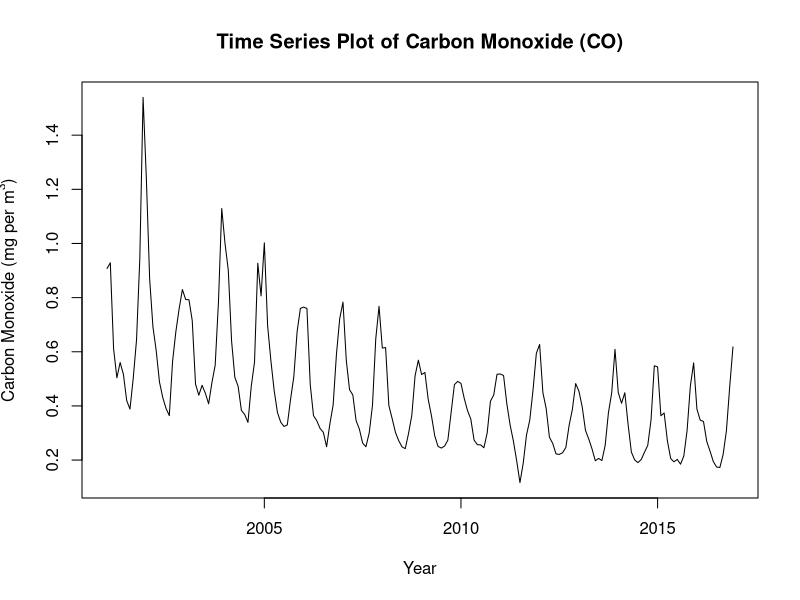
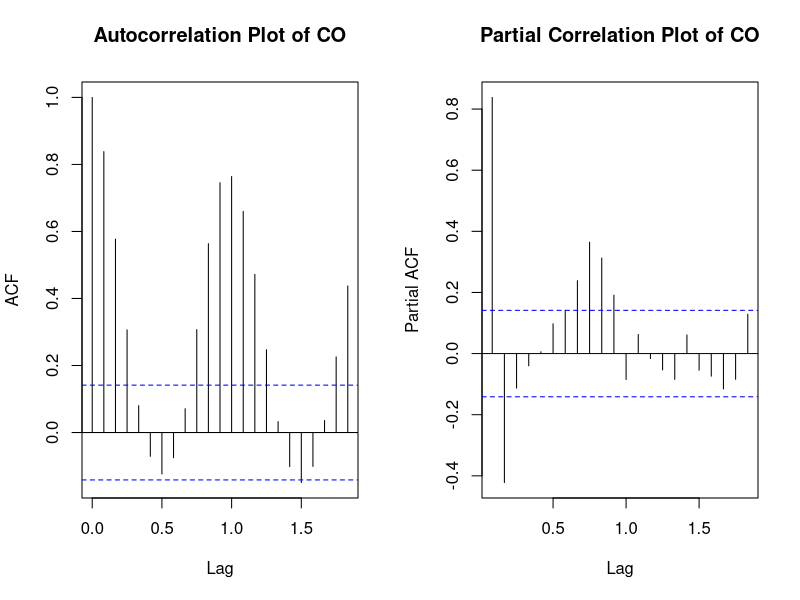
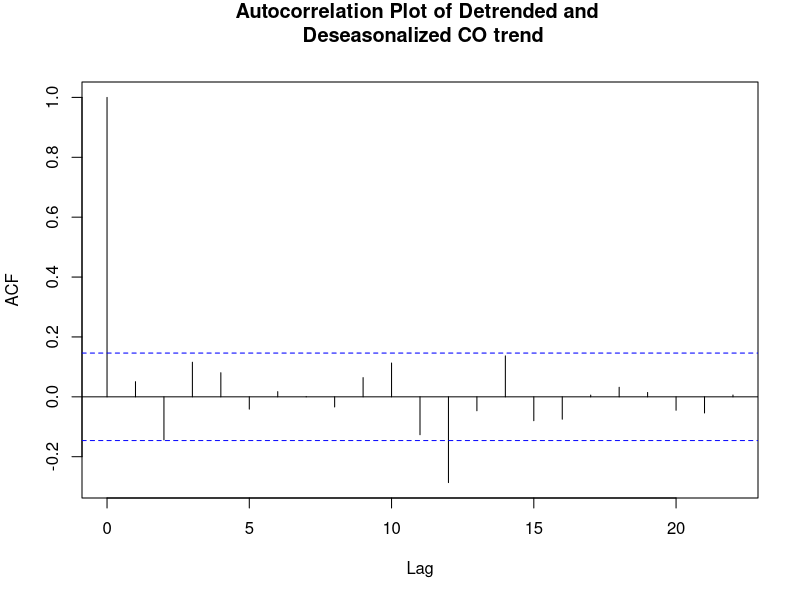
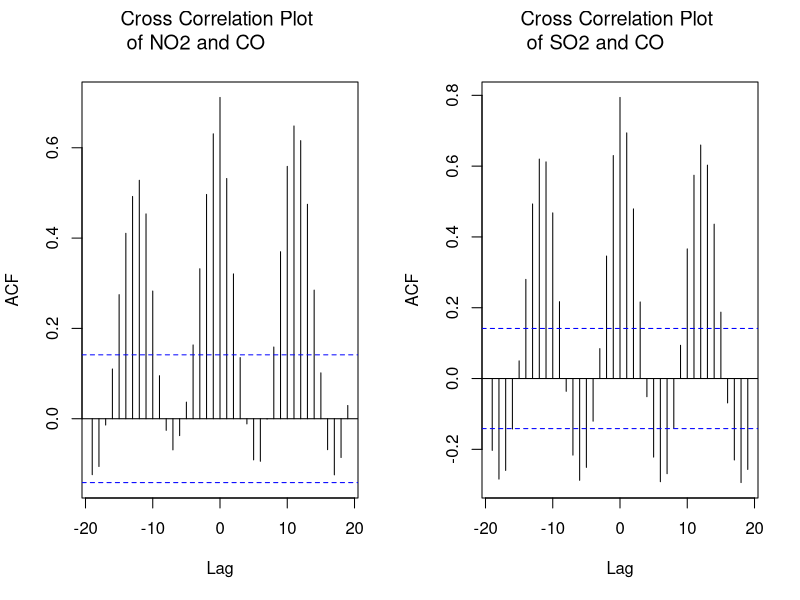
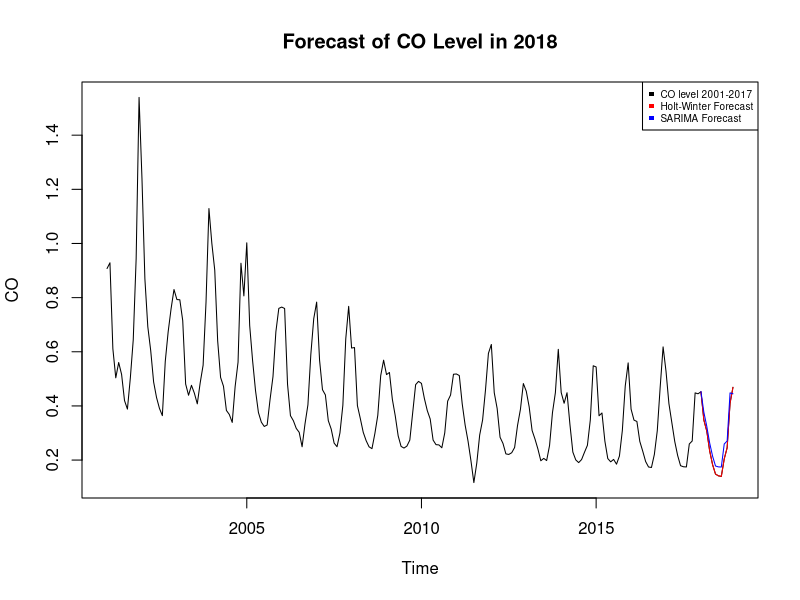
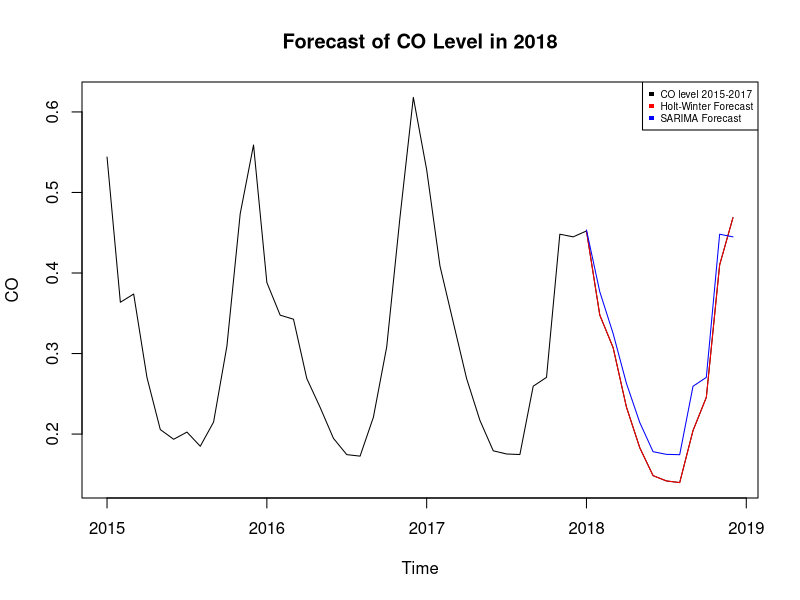

Reproduce these figures in R, in order.
#Save data file in working directory before running the following

#Data
monthly_data <- read.csv("data.csv",header = TRUE)
hold.month<-monthly_data[c(193:nrow(monthly_data)),]
train.month<-monthly_data[c(1:(nrow(monthly_data)-nrow(hold.month))),]
tsSO2 <- ts(train.month$SO2, frequency = 12, start = c(2001,1))
tsCO <- ts(train.month$CO, frequency = 12, start = c(2001,1))
tsNO2 <- ts(train.month$NO2, frequency = 12, start = c(2001,1))
cormat <- cor(monthly_data[c(2,3,4)])
par(mfrow = c(1,1))
plot(tsCO, main ="Time Series Plot of Carbon Monoxide (CO)", xlab = "Year", ylab = expression(paste("Carbon Monoxide (mg per m"^"3",")")))
par(mfrow = c(1,2))
acf(tsCO, main = "Autocorrelation Plot of CO")
pacf(tsCO, main = "Partial Correlation Plot of CO")

#Persistence
nt<-nrow(train.month)
nh<-nrow(hold.month)
mse<-0
fc<-train.month[nt,2] # CO
zt<-hold.month[1,2]
fcerror<-zt-fc
mse<-mse+fcerror^2
for (i in 2:nh){
  fc<-hold.month[i-1,2]
  zt<-hold.month[i,2]
  fcerror<-zt-fc
  mse<-mse+fcerror^2
}
rmse<-sqrt(mse/nh)
fc.persistence <- c(train.month[nt,2],hold.month[1:nh-1,2])

#Average 
cumsum<-sum(train.month[,2])
mse<-0
fc<-cumsum/nt
zt<-hold.month[1,2]
fcerror<-zt-fc
fc.average <- c(rep(NA,12))
fc.average[1] <- fc
mse<-mse+fcerror^2
for (i in 2:nh){
  cumsum<-cumsum+hold.month[i-1,2]
  fc<-cumsum/(nt+i-1)
  fc.average[i] <- fc
  zt<-hold.month[i,2]
  fcerror<-zt-fc
  mse<-mse+fcerror^2
}
rmse<-sqrt(mse/nh)

#Holt-Winters
hw.co <- HoltWinters(tsCO,seasonal='additive')
#print(sqrt(hw.co$SSE/(nrow(train.month)-12))) # in sample rmse = 0.08503725
par(mfrow = c(1,1))
acf(ts(hw.co$fitted[,1]-hw.co$fitted[,2]-hw.co$fitted[,4], start = c(2001,1)),main = "Autocorrelation Plot of Detrended and \n Deseasonalized CO trend", cex.main = 0.75) 

nt<-nrow(train.month)
nh<-nrow(hold.month)
alpha<-hw.co$alpha
beta<-hw.co$beta
gamma<-hw.co$gamma
lev<-hw.co$coefficients[1]
tre<-hw.co$coefficients[2]
s1<-hw.co$coefficients[3]
s2<-hw.co$coefficients[4]
s3<-hw.co$coefficients[5]
s4<-hw.co$coefficients[6]
s5<-hw.co$coefficients[7]
s6<-hw.co$coefficients[8]
s7<-hw.co$coefficients[9]
s8<-hw.co$coefficients[10]
s9<-hw.co$coefficients[11]
s10<-hw.co$coefficients[12]
s11<-hw.co$coefficients[13]
s12<-hw.co$coefficients[14]

sse<-0
fc<-lev+tre+s1
zt<-hold.month[1,2]
newfc<-fc
fc.hw<-vector()
fc.hw[1]<-fc
fcerror<-zt-fc
sse<-sse+fcerror^2
vprev<-lev
bprev<-tre
for(i in 2:nh){
  # d = 12
  d=12
  if ((i-1)%%d==0 ){s=s12}
  if ((i-1)%%d==1 ){s=s1}
  if ((i-1)%%d==2 ){s=s2}
  if ((i-1)%%d==3 ){s=s3}
  if ((i-1)%%d==4 ){s=s4}
  if ((i-1)%%d==5 ){s=s5}
  if ((i-1)%%d==6 ){s=s6}
  if ((i-1)%%d==7 ){s=s7}
  if ((i-1)%%d==8 ){s=s8}
  if ((i-1)%%d==9 ){s=s9}
  if ((i-1)%%d==10 ){s=s10}
  if ((i-1)%%d==11 ){s=s11}
  if ((i-1)%%d==12 ){s=s12}
  
  if (i%%d==0 ){sn=s11}
  if (i%%d==1 ){sn=s1}
  if (i%%d==2 ){sn=s2}
  if (i%%d==3 ){sn=s3}
  if (i%%d==4 ){sn=s4}
  if (i%%d==5 ){sn=s5}
  if (i%%d==6 ){sn=s6}
  if (i%%d==7 ){sn=s7}
  if (i%%d==8 ){sn=s8}
  if (i%%d==9 ){sn=s9}
  if (i%%d==10 ){sn=s10}
  if (i%%d==11 ){sn=s11}
  if (i%%d==12 ){sn=s12}
  
  vnew<-alpha*(hold.month[i-1,2]-s)+(1-alpha)*(vprev+bprev)
  bnew<-beta*(vnew-vprev)+(1-beta)*bprev
  snew<-gamma*(hold.month[i-1,2]-vnew)+(1-gamma)*s
  fc<-vnew+bnew+sn
  fc.hw[i]<-fc
  zt<-hold.month[i,2]
  fcerror<-zt-fc
  sse<-sse+fcerror^2
  vprev<-vnew
  bprev<-bnew
  if ((i-1)%%d==0 ){s12<-snew}
  if ((i-1)%%d==1 ){s1<-snew}
  if ((i-1)%%d==2 ){s2<-snew}
  if ((i-1)%%d==3 ){s3<-snew}
  if ((i-1)%%d==4 ){s4<-snew}
  if ((i-1)%%d==5 ){s5<-snew}
  if ((i-1)%%d==6 ){s6<-snew}
  if ((i-1)%%d==7 ){s7<-snew}
  if ((i-1)%%d==8 ){s8<-snew}
  if ((i-1)%%d==9 ){s9<-snew}
  if ((i-1)%%d==10 ){s10<-snew}
  if ((i-1)%%d==11 ){s11<-snew}
  if ((i-1)%%d==12 ){s12<-snew}
}
rmse=sqrt(sse/nh)

#AR2
ar2=arima(ts(train.month[,2]),order=c(2,0,0),method = 'CSS')
sqrt(ar2$sigma2) #in-sample:  0.1024577
nt<-nrow(train.month)
nh<-nrow(hold.month)
phivec<-as.vector(c(ar2$coef[1],ar2$coef[2]))
miu<-ar2$coef[3]
y<-c(train.month[nrow(train.month)-1,2],train.month[nrow(train.month),2],hold.month[,2])
length(y) # 14
y<-y-miu
fc.ar2<-vector()
sse<-0
for (i in 1:nh){
  u<-c(y[i+1],y[i])
  fc<-miu+phivec%*% as.vector(u)
  fc.ar2[i]<-fc
  zt<-hold.month[i,2]
  fcerror<-zt-fc
  sse<-sse+fcerror^2
}
rmse=sqrt(sse/nh)

#AR3
ar3=arima(ts(train.month[,2]),order=c(3,0,0),method = 'CSS')
sqrt(ar3$sigma2) #in-sample:0.100132
nt<-nrow(train.month)
nh<-nrow(hold.month)
phivec<-as.vector(c(ar3$coef[1],ar3$coef[2],ar3$coef[3]))
miu<-ar3$coef[4]
y<-c(train.month[nrow(train.month)-2,2],train.month[nrow(train.month)-1,2],train.month[nrow(train.month),2],hold.month[,2])
length(y) # 15
y<-y-miu
fc.ar3<-vector()
sse<-0
for (i in 1:nh){
  u<-c(y[i+2],y[i+1],y[i])
  fc<-miu+phivec%*% as.vector(u)
  fc.ar3[i]<-fc
  zt<-hold.month[i,2]
  fcerror<-zt-fc
  sse<-sse+fcerror^2
}
rmse=sqrt(sse/nh)

#AR1
ar1=arima(ts(train.month[,2]),order=c(1,0,0),method = 'CSS')
sqrt(ar1$sigma2) #in-sample: 0.1146686
nt<-nrow(train.month)
nh<-nrow(hold.month)
phivec<-ar1$coef[1]
miu<-ar1$coef[2]
y<-c(train.month[nrow(train.month),2],hold.month[,2])
length(y) # 13
y<-y-miu
fc.ar1<-vector()
sse<-0
for (i in 1:nh){
  u<-y[i]
  fc<-miu+phivec%*% as.vector(u)
  fc.ar1[i]<-fc
  zt<-hold.month[i,2]
  fcerror<-zt-fc
  sse<-sse+fcerror^2
}
rmse=sqrt(sse/nh) 

###ARMAX
par(mfrow = c(1,2))
ccf(train.month$NO2, train.month$CO, main = expression("Cross Correlation Plot \n of NO2 and CO"), cex.main = 0.8)
ccf(train.month$SO2, train.month$CO, main = expression("Cross Correlation Plot \n of SO2 and CO"), cex.main = 0.8)
train.month4 = train.month[4:nrow(train.month),]
train.month4$NO2lag3 = train.month[1:(nrow(train.month)-3),3]
train.month4$NO2lag2 = train.month[2:(nrow(train.month)-2),3]
train.month4$NO2lag1 = train.month[3:(nrow(train.month)-1),3]
train.month4$SO2lag2 = train.month[2:(nrow(train.month)-2),4]
train.month4$SO2lag1 = train.month[3:(nrow(train.month)-1),4]
armax=arima(ts(train.month4[,2]),order=c(2,0,0), xreg=train.month4[1:nrow(train.month4),c(5,6,7,8,9)], method='CSS')
sqrt(armax$sigma2) # in-sample: 0.09839809
# out-of-sample RMSE
hold =  hold.month
hold$NO2lag3 = c(train.month[((nrow(train.month)-2):nrow(train.month)),3],hold[1:(nrow(hold)-3),3])
hold$NO2lag2 = c(train.month[((nrow(train.month)-1):nrow(train.month)),3],hold[1:(nrow(hold)-2),3])
hold$NO2lag1 = c(train.month[(nrow(train.month)),3],hold[1:(nrow(hold)-1),3])
hold$SO2lag2 = c(train.month[((nrow(train.month)-1):nrow(train.month)),4],hold[1:(nrow(hold)-2),4])
hold$SO2lag1 = c(train.month[(nrow(train.month)),4],hold[1:(nrow(hold)-1),4])
train<-train.month4[,c(2,5,6,7,8,9)]
hold <-hold[,c(2,5,6,7,8,9)]
phivec<-armax$coef[c(1,2)]
betas<-armax$coef[3:8]
y<-rbind(train[nrow(train)-1,],train[nrow(train),],hold)
r<-vector()
for (j in 1:nrow(y)){
  r[j]<-y$CO[j]-c(1,y$NO2lag3[j],y$NO2lag2[j],y$NO2lag1[j],y$SO2lag2[j],y$SO2lag1[j]) %*%betas
}
fcvec<-vector()
sse<-0
for (i in 1:nh){
  fc<- t(c(1,y$NO2lag3[j],y$NO2lag2[j],y$NO2lag1[j],y$SO2lag2[j],y$SO2lag1[j])) %*%betas + t(phivec)%*%c(r[i+1],r[i])
  fcvec[i]<-fc
  zt<-hold[i,1]
  fcerror<-zt-fc
  sse<-sse+fcerror^2
}
rmse=sqrt(sse/nh)

#SARIMA
arima.season=arima(ts(train.month[,2]),order=c(2,0,0),seasonal=list(order=c(0,1,0),period=12),method = "CSS")
sqrt(arima.season$sigma2) # 0.09162692
# out-of-sample RMSE calculation
phivec<-arima.season$coef[c(1,2)]
s<-12
y<-c(train.month[c((nrow(train.month)-13):nrow(train.month)),2],hold.month[,2])
length(y) # p+s+nh =2+12+12=26
fc.sarima<-vector()
sse<-0
for (i in 1:nh){
  u<-c(y[i+13],y[1+12])-c(y[i+1],y[i])
  fc<- y[i+2]+ phivec %*%u
  fc.sarima[i]<-fc
  zt<-hold.month[i,2]
  fcerror<-zt-fc
  sse<-sse+fcerror^2
}
rmse=sqrt(sse/nh)

##Holt Winter
ts.all.co = ts(monthly_data$CO[1:(nrow(monthly_data))],frequency = 12, start = c(2001,1))
hw.co.fc <- HoltWinters(ts.all.co,seasonal='additive')
fc.ho = predict(hw.co.fc,n.ahead = 12)
##seasonal arima
arima.season.fc=arima(ts.all.co,order=c(2,0,0),seasonal=list(order=c(0,1,0),period=12))
fc.season = predict(arima.season.fc,n.ahead = 12)
z = ts(c(ts.all.co,fc.ho),frequency = 12,start=c(2001,1))
par(mfrow = c(1,1))
plot(z,ylab='CO',main='Forecast of CO Level in 2018')
lines(fc.ho,col='red')
lines(fc.season$pred,col='blue')
legend(x = 'topright',0.5,legend = c('CO level 2001-2017','Holt-Winter Forecast','SARIMA Forecast'),col = c("black","red","blue"),pch=15, cex = 0.6)
##zoom in version
z2 =  ts(c(ts.all.co[169:204],fc.ho),frequency = 12,start=c(2015,1))
plot(z2,ylab='CO',main='Forecast of CO Level in 2018')
lines(fc.ho,col='red')
lines(fc.season$pred,col='blue')
legend(x = 'topright',0.5,legend = c('CO level 2015-2017','Holt-Winter Forecast','SARIMA Forecast'),col = c("black","red","blue"),pch=15, cex = 0.6)

#Summary of Results
month.names <- c('January', 'February', 'March', 'April', 'May', 'June', 'July', 'August', 'September', 'October', 'November', 'December')
results_table <- data.frame(month.names, round(monthly_data[193:204,2],3),round(fc.persistence,3),round(fc.average,3),round(fc.ar2,3),round(fc.hw,3),round(fc.sarima,3))
colnames(results_table) <- c("2017 Months","Holdout", "Persistence", "Average", "AR(2)", "Holt-Winters","SARIMA")
forecast_table <- data.frame(month.names,round(fc.ho,3),round(fc.season$pred,3))
colnames(forecast_table) <- c("2018 Months","Holt-Winters","SARIMA")
